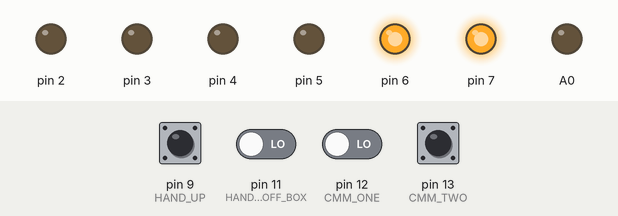
A program run on a simulated Arduino Uno, built with avr-gcc and run on an emulated ATmega328P. Shown: output pins drawn as LEDs (lit = HIGH). The inputs (shaded band) are chosen by the test bench; at power-on: pin 13 (CMM_TWO) HIGH, pin 9 (HAND_UP), pin 11 (HAND_TAKEOFF_BOX), pin 12 (CMM_ONE) LOW.

Above: at 1.2 s.
1.3 s: pin 11 (HAND_TAKEOFF_BOX) driven HIGH
At 1.7 s:
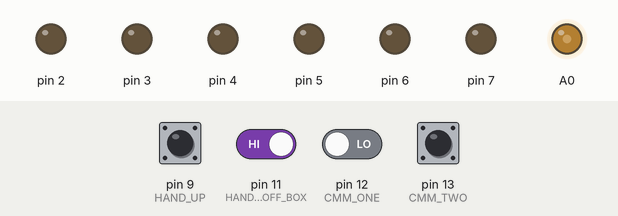
2.8 s: pin 12 (CMM_ONE) driven HIGH
At 3.5 s:
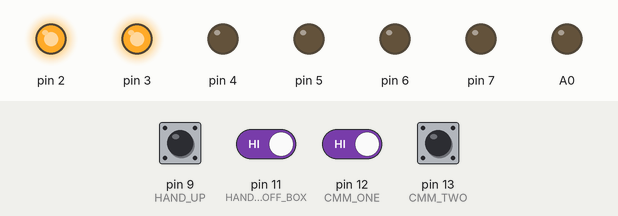
Timing chart, 0 to 5.8 s (numbered marks = the images above; inputs shaded):
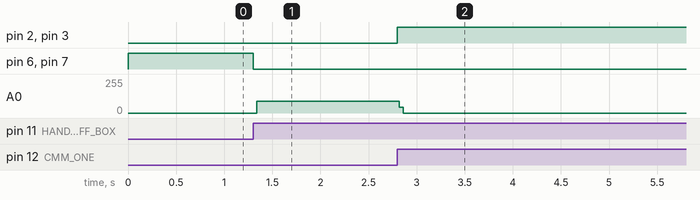

Measured:
- after the input at 1.3 s, pin 6, pin 7: HIGH → LOW at once; A0: 0/255 → 90/255 at once
- after the input at 2.8 s, pin 2, pin 3: LOW → HIGH at once; A0: 90/255 → 0/255 at once

The program:

main.cpp
```cpp
#include <Arduino.h>
#include <L298MD.h>

/*----- l298md pin ---*/
#define A_ENA 2
#define A_N1  3
#define A_N2  4
#define A_N3  5
#define A_N4  6
#define A_ENB 7
/*----- detect hand pin ----*/
#define HAND_DOWN 8
#define HAND_UP 9
#define HAND_TAKE_STAND_BY 10
#define HAND_TAKEOFF_BOX 11

/*------comunication pin ----*/
#define CMM_ONE 12
#define CMM_TWO 13
/*----- command ----*/
#define HAND_STAND_BY  100
#define HAND_UP_COMMAND  200
#define HAND_TAKEOFF_COMMAND  300
#define COMMAND_SUCESS 400

L298MD md(A_ENA,A_N1,A_N2,A_N3,A_N4,A_ENB);

void handStandBy(){

bool hdcall = false;
bool hdtcall = false;
bool sucess_one = false;
bool sucess_two = false;

while(1){

    if(digitalRead(HAND_DOWN) !=1){
      if(!hdcall) {
          md.motorLeftRevertClock(255);
          hdcall = true;
      }
    }else {
        md.motorLeftstop();
        sucess_one = true;
        if(sucess_one && sucess_two){
            return;
        }
    }

    if(digitalRead(HAND_TAKE_STAND_BY) != 1){
        if(!hdtcall) {
            md.motorRightForwardClock(255);
        }
    }else{
        md.motorRightstop();
        sucess_two = true;
        if(sucess_one && sucess_two){
            return;
        }
    }

}

} //hand down

void handUp(){

digitalWrite(A0,LOW);

bool call = false;
    while(1){
        if(digitalRead(HAND_UP) !=1){
            if(!call) {
                md.motorLeftForwardClock(255);
                call = true;
            }
        }else {
            md.motorLeftstop();
            digitalWrite(A0,HIGH);
            return;
        }

    }

} //hand up


void handTakeOff(){

digitalWrite(A0,LOW);
bool call = false;

    while(1){
        if(digitalRead(HAND_TAKEOFF_BOX) !=1){
            if(!call) {
                md.motorRightRevertClock(255);
                call = true;
            }
        }else {
            md.motorRightstop();
           digitalWrite(A0,HIGH);
            return;
        }

    }

} // hand takeoff box


void setup() {
   Serial.begin(9600);
    pinMode(HAND_DOWN,INPUT);
    pinMode(HAND_UP,INPUT);
    pinMode(HAND_STAND_BY,INPUT);
    pinMode(HAND_TAKEOFF_BOX,INPUT);
    pinMode(CMM_ONE,INPUT);
    pinMode(CMM_TWO,INPUT);
    pinMode(A0,OUTPUT);
    md.initmotor();
}

uint8_t signal_one = 0;
uint8_t signal_two = 0;

void loop() {

     signal_one = digitalRead(CMM_ONE);
     signal_two = digitalRead(CMM_TWO);

     if(signal_one == 1 && signal_two == 0) { //hand stand by
        handStandBy();
     }else if(signal_one == 1 && signal_two == 1){ //hand up
        handUp();
     }else if(signal_one == 0 && signal_two == 1){ //hand takeoff
        handTakeOff();
     }

}
```
